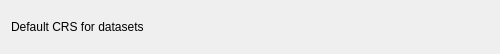
<?xml version="1.0" encoding="UTF-8"?>
<ui version="4.0">
 <class>WidgetSettingsCrs</class>
 <widget class="QWidget" name="WidgetSettingsCrs">
  <property name="geometry">
   <rect>
    <x>0</x>
    <y>0</y>
    <width>500</width>
    <height>54</height>
   </rect>
  </property>
  <property name="windowTitle">
   <string>Form</string>
  </property>
  <layout class="QGridLayout" name="gridLayout">
   <item row="0" column="0">
    <widget class="QLabel" name="label">
     <property name="sizePolicy">
      <sizepolicy hsizetype="Minimum" vsizetype="Preferred">
       <horstretch>0</horstretch>
       <verstretch>0</verstretch>
      </sizepolicy>
     </property>
     <property name="text">
      <string>Default CRS for datasets</string>
     </property>
    </widget>
   </item>
   <item row="0" column="1">
    <widget class="QgsProjectionSelectionWidget" name="proj_selector"/>
   </item>
  </layout>
 </widget>
 <customwidgets>
  <customwidget>
   <class>QgsProjectionSelectionWidget</class>
   <extends>QWidget</extends>
   <header>qgsprojectionselectionwidget.h</header>
   <container>1</container>
  </customwidget>
 </customwidgets>
 <resources/>
 <connections/>
</ui>
